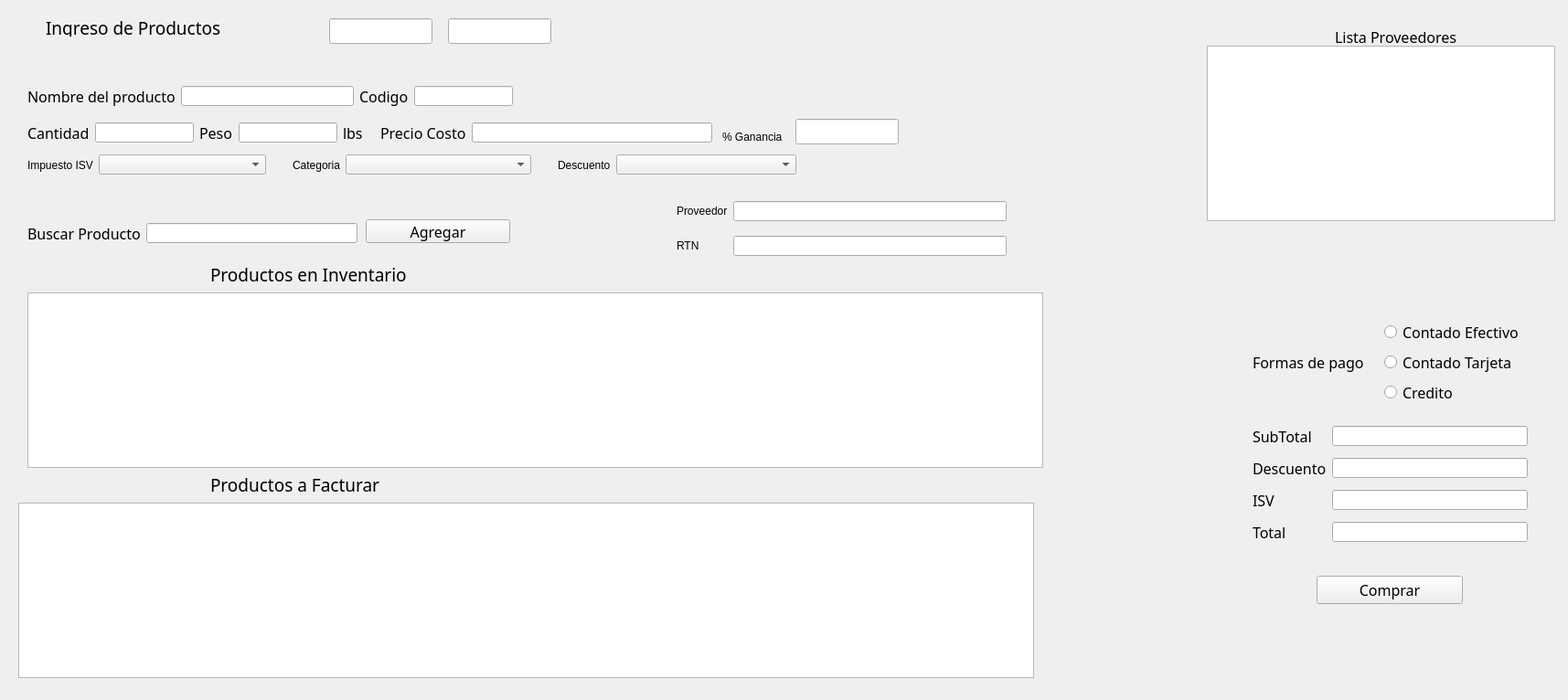
<?xml version="1.0" encoding="UTF-8"?>
<ui version="4.0">
 <class>MainWindow</class>
 <widget class="QMainWindow" name="MainWindow">
  <property name="geometry">
   <rect>
    <x>0</x>
    <y>0</y>
    <width>1715</width>
    <height>766</height>
   </rect>
  </property>
  <property name="windowTitle">
   <string>Compras</string>
  </property>
  <widget class="QWidget" name="centralwidget">
   <widget class="QLabel" name="label">
    <property name="geometry">
     <rect>
      <x>-10</x>
      <y>0</y>
      <width>1731</width>
      <height>771</height>
     </rect>
    </property>
    <property name="styleSheet">
     <string notr="true">background-image: url(:/imagenes/fondoaplicacion.jpg);</string>
    </property>
    <property name="text">
     <string/>
    </property>
   </widget>
   <widget class="QLabel" name="label_2">
    <property name="geometry">
     <rect>
      <x>50</x>
      <y>20</y>
      <width>211</width>
      <height>20</height>
     </rect>
    </property>
    <property name="font">
     <font>
      <family>Droid Sans</family>
      <pointsize>14</pointsize>
     </font>
    </property>
    <property name="text">
     <string>Ingreso de Productos</string>
    </property>
   </widget>
   <widget class="QWidget" name="gridLayoutWidget">
    <property name="geometry">
     <rect>
      <x>30</x>
      <y>80</y>
      <width>531</width>
      <height>51</height>
     </rect>
    </property>
    <layout class="QGridLayout" name="gridLayout">
     <item row="0" column="2">
      <widget class="QLabel" name="label_12">
       <property name="font">
        <font>
         <family>Droid Sans</family>
         <pointsize>12</pointsize>
        </font>
       </property>
       <property name="text">
        <string>Codigo</string>
       </property>
      </widget>
     </item>
     <item row="0" column="0">
      <widget class="QLabel" name="label_11">
       <property name="font">
        <font>
         <family>Droid Sans</family>
         <pointsize>12</pointsize>
        </font>
       </property>
       <property name="text">
        <string>Nombre del producto</string>
       </property>
      </widget>
     </item>
     <item row="0" column="3">
      <widget class="QLineEdit" name="txtcodigo">
       <property name="sizePolicy">
        <sizepolicy hsizetype="Fixed" vsizetype="Fixed">
         <horstretch>0</horstretch>
         <verstretch>0</verstretch>
        </sizepolicy>
       </property>
       <property name="readOnly">
        <bool>true</bool>
       </property>
      </widget>
     </item>
     <item row="0" column="1">
      <widget class="QLineEdit" name="txtnombrepro">
       <property name="sizePolicy">
        <sizepolicy hsizetype="Expanding" vsizetype="Fixed">
         <horstretch>0</horstretch>
         <verstretch>0</verstretch>
        </sizepolicy>
       </property>
       <property name="readOnly">
        <bool>true</bool>
       </property>
      </widget>
     </item>
    </layout>
   </widget>
   <widget class="QWidget" name="gridLayoutWidget_2">
    <property name="geometry">
     <rect>
      <x>30</x>
      <y>130</y>
      <width>749</width>
      <height>31</height>
     </rect>
    </property>
    <layout class="QGridLayout" name="gridLayout_2">
     <item row="0" column="5">
      <widget class="QLabel" name="label_17">
       <property name="text">
        <string/>
       </property>
      </widget>
     </item>
     <item row="0" column="7">
      <widget class="QLineEdit" name="txtprecio">
       <property name="readOnly">
        <bool>true</bool>
       </property>
      </widget>
     </item>
     <item row="0" column="3">
      <widget class="QLineEdit" name="txtpeso">
       <property name="sizePolicy">
        <sizepolicy hsizetype="Fixed" vsizetype="Fixed">
         <horstretch>0</horstretch>
         <verstretch>0</verstretch>
        </sizepolicy>
       </property>
       <property name="readOnly">
        <bool>true</bool>
       </property>
      </widget>
     </item>
     <item row="0" column="2">
      <widget class="QLabel" name="label_13">
       <property name="font">
        <font>
         <family>Droid Sans</family>
         <pointsize>12</pointsize>
        </font>
       </property>
       <property name="text">
        <string>Peso</string>
       </property>
      </widget>
     </item>
     <item row="0" column="0">
      <widget class="QLabel" name="label_14">
       <property name="font">
        <font>
         <family>Droid Sans</family>
         <pointsize>12</pointsize>
        </font>
       </property>
       <property name="text">
        <string>Cantidad</string>
       </property>
      </widget>
     </item>
     <item row="0" column="1">
      <widget class="QLineEdit" name="txtcantidad">
       <property name="sizePolicy">
        <sizepolicy hsizetype="Fixed" vsizetype="Fixed">
         <horstretch>0</horstretch>
         <verstretch>0</verstretch>
        </sizepolicy>
       </property>
      </widget>
     </item>
     <item row="0" column="6">
      <widget class="QLabel" name="label_16">
       <property name="font">
        <font>
         <family>Droid Sans</family>
         <pointsize>12</pointsize>
        </font>
       </property>
       <property name="text">
        <string>Precio Costo</string>
       </property>
      </widget>
     </item>
     <item row="0" column="4">
      <widget class="QLabel" name="label_15">
       <property name="font">
        <font>
         <family>Droid Sans</family>
         <pointsize>12</pointsize>
        </font>
       </property>
       <property name="text">
        <string>lbs</string>
       </property>
      </widget>
     </item>
    </layout>
   </widget>
   <widget class="QWidget" name="horizontalLayoutWidget">
    <property name="geometry">
     <rect>
      <x>30</x>
      <y>240</y>
      <width>361</width>
      <height>31</height>
     </rect>
    </property>
    <layout class="QHBoxLayout" name="horizontalLayout">
     <item>
      <widget class="QLabel" name="label_18">
       <property name="font">
        <font>
         <family>Droid Sans</family>
         <pointsize>12</pointsize>
        </font>
       </property>
       <property name="text">
        <string>Buscar Producto</string>
       </property>
      </widget>
     </item>
     <item>
      <widget class="QLineEdit" name="txtbuscarpro"/>
     </item>
    </layout>
   </widget>
   <widget class="QTableView" name="listaproveedores">
    <property name="geometry">
     <rect>
      <x>1320</x>
      <y>50</y>
      <width>381</width>
      <height>192</height>
     </rect>
    </property>
    <property name="editTriggers">
     <set>QAbstractItemView::NoEditTriggers</set>
    </property>
   </widget>
   <widget class="QLabel" name="label_19">
    <property name="geometry">
     <rect>
      <x>1460</x>
      <y>30</y>
      <width>141</width>
      <height>20</height>
     </rect>
    </property>
    <property name="font">
     <font>
      <family>Droid Sans</family>
      <pointsize>12</pointsize>
     </font>
    </property>
    <property name="text">
     <string>Lista Proveedores</string>
    </property>
   </widget>
   <widget class="QLabel" name="label_20">
    <property name="geometry">
     <rect>
      <x>230</x>
      <y>290</y>
      <width>231</width>
      <height>20</height>
     </rect>
    </property>
    <property name="font">
     <font>
      <family>Droid Sans</family>
      <pointsize>14</pointsize>
     </font>
    </property>
    <property name="text">
     <string>Productos en Inventario</string>
    </property>
   </widget>
   <widget class="QTableView" name="listaproductosinv">
    <property name="geometry">
     <rect>
      <x>30</x>
      <y>320</y>
      <width>1111</width>
      <height>192</height>
     </rect>
    </property>
   </widget>
   <widget class="QLabel" name="label_21">
    <property name="geometry">
     <rect>
      <x>230</x>
      <y>520</y>
      <width>231</width>
      <height>20</height>
     </rect>
    </property>
    <property name="font">
     <font>
      <family>Droid Sans</family>
      <pointsize>14</pointsize>
     </font>
    </property>
    <property name="text">
     <string>Productos a Facturar</string>
    </property>
   </widget>
   <widget class="QTableView" name="listaproductosfac">
    <property name="geometry">
     <rect>
      <x>20</x>
      <y>550</y>
      <width>1111</width>
      <height>192</height>
     </rect>
    </property>
   </widget>
   <widget class="QWidget" name="gridLayoutWidget_3">
    <property name="geometry">
     <rect>
      <x>1370</x>
      <y>350</y>
      <width>296</width>
      <height>92</height>
     </rect>
    </property>
    <layout class="QGridLayout" name="gridLayout_3">
     <item row="0" column="1">
      <widget class="QRadioButton" name="radiocontaefec">
       <property name="font">
        <font>
         <family>Droid Sans</family>
         <pointsize>12</pointsize>
        </font>
       </property>
       <property name="text">
        <string>Contado Efectivo</string>
       </property>
      </widget>
     </item>
     <item row="1" column="1">
      <widget class="QRadioButton" name="radiocontatar">
       <property name="font">
        <font>
         <family>Droid Sans</family>
         <pointsize>12</pointsize>
        </font>
       </property>
       <property name="text">
        <string>Contado Tarjeta</string>
       </property>
      </widget>
     </item>
     <item row="2" column="1">
      <widget class="QRadioButton" name="radiocredito">
       <property name="font">
        <font>
         <family>Droid Sans</family>
         <pointsize>12</pointsize>
        </font>
       </property>
       <property name="text">
        <string>Credito</string>
       </property>
      </widget>
     </item>
     <item row="1" column="0">
      <widget class="QLabel" name="label_22">
       <property name="font">
        <font>
         <family>Droid Sans</family>
         <pointsize>12</pointsize>
        </font>
       </property>
       <property name="text">
        <string>Formas de pago</string>
       </property>
      </widget>
     </item>
    </layout>
   </widget>
   <widget class="QWidget" name="gridLayoutWidget_4">
    <property name="geometry">
     <rect>
      <x>1370</x>
      <y>460</y>
      <width>301</width>
      <height>141</height>
     </rect>
    </property>
    <layout class="QGridLayout" name="gridLayout_5">
     <item row="0" column="0">
      <widget class="QLabel" name="label_23">
       <property name="font">
        <font>
         <family>Droid Sans</family>
         <pointsize>12</pointsize>
        </font>
       </property>
       <property name="text">
        <string>SubTotal</string>
       </property>
      </widget>
     </item>
     <item row="3" column="0">
      <widget class="QLabel" name="label_26">
       <property name="font">
        <font>
         <family>Droid Sans</family>
         <pointsize>12</pointsize>
        </font>
       </property>
       <property name="text">
        <string>Total</string>
       </property>
      </widget>
     </item>
     <item row="2" column="0">
      <widget class="QLabel" name="label_25">
       <property name="font">
        <font>
         <family>Droid Sans</family>
         <pointsize>12</pointsize>
        </font>
       </property>
       <property name="text">
        <string>ISV</string>
       </property>
      </widget>
     </item>
     <item row="1" column="0">
      <widget class="QLabel" name="label_24">
       <property name="font">
        <font>
         <family>Droid Sans</family>
         <pointsize>12</pointsize>
        </font>
       </property>
       <property name="text">
        <string>Descuento</string>
       </property>
      </widget>
     </item>
     <item row="0" column="1">
      <widget class="QLineEdit" name="txtsubtotal">
       <property name="readOnly">
        <bool>true</bool>
       </property>
      </widget>
     </item>
     <item row="1" column="1">
      <widget class="QLineEdit" name="txtdescuento">
       <property name="readOnly">
        <bool>true</bool>
       </property>
      </widget>
     </item>
     <item row="2" column="1">
      <widget class="QLineEdit" name="txtisv">
       <property name="readOnly">
        <bool>true</bool>
       </property>
      </widget>
     </item>
     <item row="3" column="1">
      <widget class="QLineEdit" name="txttotal">
       <property name="readOnly">
        <bool>true</bool>
       </property>
      </widget>
     </item>
    </layout>
   </widget>
   <widget class="QWidget" name="verticalLayoutWidget_2">
    <property name="geometry">
     <rect>
      <x>1440</x>
      <y>630</y>
      <width>160</width>
      <height>31</height>
     </rect>
    </property>
    <layout class="QVBoxLayout" name="verticalLayout_2">
     <item>
      <widget class="QPushButton" name="btnComprar">
       <property name="font">
        <font>
         <family>Droid Sans</family>
         <pointsize>12</pointsize>
        </font>
       </property>
       <property name="text">
        <string>Comprar</string>
       </property>
      </widget>
     </item>
    </layout>
   </widget>
   <widget class="QWidget" name="gridLayoutWidget_5">
    <property name="geometry">
     <rect>
      <x>740</x>
      <y>210</y>
      <width>361</width>
      <height>80</height>
     </rect>
    </property>
    <layout class="QGridLayout" name="gridLayout_4">
     <item row="1" column="0">
      <widget class="QLabel" name="label_4">
       <property name="text">
        <string>RTN</string>
       </property>
      </widget>
     </item>
     <item row="0" column="0">
      <widget class="QLabel" name="label_3">
       <property name="text">
        <string>Proveedor</string>
       </property>
      </widget>
     </item>
     <item row="0" column="1">
      <widget class="QLineEdit" name="txtproveedor"/>
     </item>
     <item row="1" column="1">
      <widget class="QLineEdit" name="txtrtn"/>
     </item>
    </layout>
   </widget>
   <widget class="QLineEdit" name="txtTempISV">
    <property name="geometry">
     <rect>
      <x>360</x>
      <y>20</y>
      <width>113</width>
      <height>28</height>
     </rect>
    </property>
   </widget>
   <widget class="QLineEdit" name="txtTempDescuento">
    <property name="geometry">
     <rect>
      <x>490</x>
      <y>20</y>
      <width>113</width>
      <height>28</height>
     </rect>
    </property>
   </widget>
   <widget class="QLabel" name="label_6">
    <property name="geometry">
     <rect>
      <x>790</x>
      <y>140</y>
      <width>81</width>
      <height>20</height>
     </rect>
    </property>
    <property name="text">
     <string>% Ganancia</string>
    </property>
   </widget>
   <widget class="QLineEdit" name="lineEdit">
    <property name="geometry">
     <rect>
      <x>870</x>
      <y>130</y>
      <width>113</width>
      <height>28</height>
     </rect>
    </property>
   </widget>
   <widget class="QWidget" name="horizontalLayoutWidget_2">
    <property name="geometry">
     <rect>
      <x>30</x>
      <y>160</y>
      <width>261</width>
      <height>41</height>
     </rect>
    </property>
    <layout class="QHBoxLayout" name="horizontalLayout_2">
     <item>
      <widget class="QLabel" name="label_7">
       <property name="sizePolicy">
        <sizepolicy hsizetype="Fixed" vsizetype="Preferred">
         <horstretch>0</horstretch>
         <verstretch>0</verstretch>
        </sizepolicy>
       </property>
       <property name="text">
        <string>Impuesto ISV</string>
       </property>
      </widget>
     </item>
     <item>
      <widget class="QComboBox" name="cmbImpuesto"/>
     </item>
    </layout>
   </widget>
   <widget class="QPushButton" name="btnagregar">
    <property name="geometry">
     <rect>
      <x>400</x>
      <y>240</y>
      <width>158</width>
      <height>26</height>
     </rect>
    </property>
    <property name="font">
     <font>
      <family>Droid Sans</family>
      <pointsize>12</pointsize>
     </font>
    </property>
    <property name="text">
     <string>Agregar</string>
    </property>
   </widget>
   <widget class="QWidget" name="horizontalLayoutWidget_4">
    <property name="geometry">
     <rect>
      <x>320</x>
      <y>160</y>
      <width>261</width>
      <height>41</height>
     </rect>
    </property>
    <layout class="QHBoxLayout" name="horizontalLayout_4">
     <item>
      <widget class="QLabel" name="label_10">
       <property name="sizePolicy">
        <sizepolicy hsizetype="Fixed" vsizetype="Preferred">
         <horstretch>0</horstretch>
         <verstretch>0</verstretch>
        </sizepolicy>
       </property>
       <property name="text">
        <string>Categoria</string>
       </property>
      </widget>
     </item>
     <item>
      <widget class="QComboBox" name="cmbCategoria"/>
     </item>
    </layout>
   </widget>
   <widget class="QWidget" name="horizontalLayoutWidget_5">
    <property name="geometry">
     <rect>
      <x>610</x>
      <y>160</y>
      <width>261</width>
      <height>41</height>
     </rect>
    </property>
    <layout class="QHBoxLayout" name="horizontalLayout_5">
     <item>
      <widget class="QLabel" name="label_27">
       <property name="sizePolicy">
        <sizepolicy hsizetype="Fixed" vsizetype="Preferred">
         <horstretch>0</horstretch>
         <verstretch>0</verstretch>
        </sizepolicy>
       </property>
       <property name="text">
        <string>Descuento</string>
       </property>
      </widget>
     </item>
     <item>
      <widget class="QComboBox" name="cmbDescuento"/>
     </item>
    </layout>
   </widget>
   <zorder>txtTempDescuento</zorder>
   <zorder>txtTempISV</zorder>
   <zorder>label</zorder>
   <zorder>label_2</zorder>
   <zorder>gridLayoutWidget</zorder>
   <zorder>gridLayoutWidget_2</zorder>
   <zorder>horizontalLayoutWidget</zorder>
   <zorder>listaproveedores</zorder>
   <zorder>label_19</zorder>
   <zorder>label_20</zorder>
   <zorder>listaproductosinv</zorder>
   <zorder>label_21</zorder>
   <zorder>listaproductosfac</zorder>
   <zorder>gridLayoutWidget_3</zorder>
   <zorder>gridLayoutWidget_4</zorder>
   <zorder>verticalLayoutWidget_2</zorder>
   <zorder>gridLayoutWidget_5</zorder>
   <zorder>label_6</zorder>
   <zorder>lineEdit</zorder>
   <zorder>horizontalLayoutWidget_2</zorder>
   <zorder>btnagregar</zorder>
   <zorder>horizontalLayoutWidget_4</zorder>
   <zorder>horizontalLayoutWidget_5</zorder>
  </widget>
 </widget>
 <resources>
  <include location="imagenes/imagenes.qrc"/>
 </resources>
 <connections/>
</ui>
